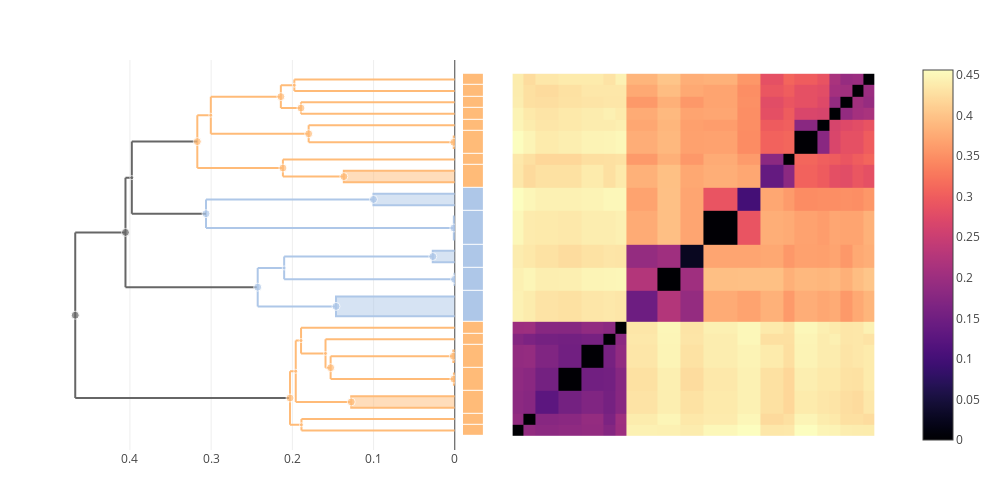

The notebook cell saved with this chart:
### Code cell
plot(multi_clustermap(cdata, trees["all"]))

### Figure 1 — Plotly figure (JSON) as saved in the notebook; plotly's stock layout.template omitted (floating-point values rounded to 4 significant figures; data arrays with more than 128 entries replaced by an {"elided": "..."} marker saying what was removed)
{"data": [{"colorscale": {"elided": "256x2 mixed values"}, "type": "heatmap", "x": [0.5, 1.5, 2.5, 4.5, 6.5, 8.5, 9.5, 10.5, 13.23, 15.23, 17.23, 20.23, 22.23, 24.23, 25.23, 27.23, 28.23, 29.23, 30.23, 31.23, 32.23], "y": [0.5, 1.5, 2.5, 4.5, 6.5, 8.5, 9.5, 10.5, 13.23, 15.23, 17.23, 20.23, 22.23, 24.23, 25.23, 27.23, 28.23, 29.23, 30.23, 31.23, 32.23], "z": {"elided": "20x20 float values"}}, {"hoverinfo": "skip", "line": {"color": "#FFBB78"}, "mode": "lines", "showlegend": false, "type": "scatter", "x": [0.1888, 0.1888, null, 0.1888, 0, null, 0.1888, 0, null], "xaxis": "x2", "y": [1, 2, null, 1, 1, null, 2, 2, null], "yaxis": "y"}, {"hoverinfo": "skip", "line": {"color": "#666666"}, "mode": "lines", "showlegend": false, "type": "scatter", "x": [0.4055, 0.4055, null, 0.4055, 0.2427, null, 0.4055, 0.3977, null], "xaxis": "x2", "y": [13.55, 23.14, null, 13.55, 13.55, null, 23.14, 23.14, null], "yaxis": "y"}, {"fill": "toself", "hoverinfo": "skip", "line": {"color": "#AEC7E8"}, "mode": "lines", "showlegend": false, "type": "scatter", "x": [0, 0.1462, 0.1462, 0], "xaxis": "x2", "y": [11, 11, 12.73, 12.73], "yaxis": "y"}, {"fill": "toself", "hoverinfo": "skip", "line": {"color": "#AEC7E8"}, "mode": "lines", "showlegend": false, "type": "scatter", "x": [0, 0.1001, 0.1001, 0], "xaxis": "x2", "y": [20.73, 20.73, 21.73, 21.73], "yaxis": "y"}, {"hoverinfo": "skip", "line": {"color": "#666666"}, "mode": "lines", "showlegend": false, "type": "scatter", "x": [0.4673, 0.4673, null, 0.4673, 0.2029, null, 0.4673, 0.4055, null], "xaxis": "x2", "y": [3.844, 18.34, null, 3.844, 3.844, null, 18.34, 18.34, null], "yaxis": "y"}, {"hoverinfo": "skip", "line": {"color": "#FFBB78"}, "mode": "lines", "showlegend": false, "type": "scatter", "x": [0.2142, 0.2142, null, 0.2142, 0.1894, null, 0.2142, 0.1976, null], "xaxis": "x2", "y": [29.23, 31.23, null, 29.23, 29.23, null, 31.23, 31.23, null], "yaxis": "y"}, {"fill": "toself", "hoverinfo": "skip", "line": {"color": "#FFBB78"}, "mode": "lines", "showlegend": false, "type": "scatter", "x": [0, 0.001247, 0.001247, 0], "xaxis": "x2", "y": [25.73, 25.73, 26.73, 26.73], "yaxis": "y"}, {"hoverinfo": "skip", "line": {"color": "#FFBB78"}, "mode": "lines", "showlegend": false, "type": "scatter", "x": [0.1893, 0.1893, null, 0.1893, 0.1592, null, 0.1893, 0, null], "xaxis": "x2", "y": [7.75, 10, null, 7.75, 7.75, null, 10, 10, null], "yaxis": "y"}, {"hoverinfo": "skip", "line": {"color": "#AEC7E8"}, "mode": "lines", "showlegend": false, "type": "scatter", "x": [0.2101, 0.2101, null, 0.2101, 0.000254, null, 0.2101, 0.02712, null], "xaxis": "x2", "y": [14.23, 16.23, null, 14.23, 14.23, null, 16.23, 16.23, null], "yaxis": "y"}, {"fill": "toself", "hoverinfo": "skip", "line": {"color": "#AEC7E8"}, "mode": "lines", "showlegend": false, "type": "scatter", "x": [0, 0.001152, 0.001152, 0], "xaxis": "x2", "y": [17.73, 17.73, 19.73, 19.73], "yaxis": "y"}, {"hoverinfo": "skip", "line": {"color": "#FFBB78"}, "mode": "lines", "showlegend": false, "type": "scatter", "x": [0.317, 0.317, null, 0.317, 0.2116, null, 0.317, 0.3004, null], "xaxis": "x2", "y": [23.98, 28.61, null, 23.98, 23.98, null, 28.61, 28.61, null], "yaxis": "y"}, {"hoverinfo": "skip", "line": {"color": "#FFBB78"}, "mode": "lines", "showlegend": false, "type": "scatter", "x": [0.1976, 0.1976, null, 0.1976, 0, null, 0.1976, 0, null], "xaxis": "x2", "y": [30.73, 31.73, null, 30.73, 30.73, null, 31.73, 31.73, null], "yaxis": "y"}, {"hoverinfo": "skip", "line": {"color": "#AEC7E8"}, "mode": "lines", "showlegend": false, "type": "scatter", "x": [0.3063, 0.3063, null, 0.3063, 0.001152, null, 0.3063, 0.1001, null], "xaxis": "x2", "y": [18.73, 21.23, null, 18.73, 18.73, null, 21.23, 21.23, null], "yaxis": "y"}, {"hoverinfo": "skip", "line": {"color": "#FFBB78"}, "mode": "lines", "showlegend": false, "type": "scatter", "x": [0.2029, 0.2029, null, 0.2029, 0.1888, null, 0.2029, 0.1958, null], "xaxis": "x2", "y": [1.5, 6.188, null, 1.5, 1.5, null, 6.188, 6.188, null], "yaxis": "y"}, {"hoverinfo": "skip", "line": {"color": "#FFBB78"}, "mode": "lines", "showlegend": false, "type": "scatter", "x": [0.3004, 0.3004, null, 0.3004, 0.1799, null, 0.3004, 0.2142, null], "xaxis": "x2", "y": [26.98, 30.23, null, 26.98, 26.98, null, 30.23, 30.23, null], "yaxis": "y"}, {"hoverinfo": "skip", "line": {"color": "#FFBB78"}, "mode": "lines", "showlegend": false, "type": "scatter", "x": [0.1529, 0.1529, null, 0.1529, 0.001066, null, 0.1529, 0.001776, null], "xaxis": "x2", "y": [5.5, 7.5, null, 5.5, 5.5, null, 7.5, 7.5, null], "yaxis": "y"}, {"fill": "toself", "hoverinfo": "skip", "line": {"color": "#FFBB78"}, "mode": "lines", "showlegend": false, "type": "scatter", "x": [0, 0.1366, 0.1366, 0], "xaxis": "x2", "y": [22.73, 22.73, 23.73, 23.73], "yaxis": "y"}, {"fill": "toself", "hoverinfo": "skip", "line": {"color": "#FFBB78"}, "mode": "lines", "showlegend": false, "type": "scatter", "x": [0, 0.001776, 0.001776, 0], "xaxis": "x2", "y": [7, 7, 8, 8], "yaxis": "y"}, {"fill": "toself", "hoverinfo": "skip", "line": {"color": "#AEC7E8"}, "mode": "lines", "showlegend": false, "type": "scatter", "x": [0, 0.000254, 0.000254, 0], "xaxis": "x2", "y": [13.73, 13.73, 14.73, 14.73], "yaxis": "y"}, {"hoverinfo": "skip", "line": {"color": "#FFBB78"}, "mode": "lines", "showlegend": false, "type": "scatter", "x": [0.1799, 0.1799, null, 0.1799, 0.001247, null, 0.1799, 0, null], "xaxis": "x2", "y": [26.23, 27.73, null, 26.23, 26.23, null, 27.73, 27.73, null], "yaxis": "y"}, {"hoverinfo": "skip", "line": {"color": "#FFBB78"}, "mode": "lines", "showlegend": false, "type": "scatter", "x": [0.2116, 0.2116, null, 0.2116, 0.1366, null, 0.2116, 0, null], "xaxis": "x2", "y": [23.23, 24.73, null, 23.23, 23.23, null, 24.73, 24.73, null], "yaxis": "y"}, {"hoverinfo": "skip", "line": {"color": "#FFBB78"}, "mode": "lines", "showlegend": false, "type": "scatter", "x": [0.1958, 0.1958, null, 0.1958, 0.1275, null, 0.1958, 0.1893, null], "xaxis": "x2", "y": [3.5, 8.875, null, 3.5, 3.5, null, 8.875, 8.875, null], "yaxis": "y"}, {"fill": "toself", "hoverinfo": "skip", "line": {"color": "#AEC7E8"}, "mode": "lines", "showlegend": false, "type": "scatter", "x": [0, 0.02712, 0.02712, 0], "xaxis": "x2", "y": [15.73, 15.73, 16.73, 16.73], "yaxis": "y"}, {"hoverinfo": "skip", "line": {"color": "#AEC7E8"}, "mode": "lines", "showlegend": false, "type": "scatter", "x": [0.2427, 0.2427, null, 0.2427, 0.1462, null, 0.2427, 0.2101, null], "xaxis": "x2", "y": [11.87, 15.23, null, 11.87, 11.87, null, 15.23, 15.23, null], "yaxis": "y"}, {"hoverinfo": "skip", "line": {"color": "#666666"}, "mode": "lines", "showlegend": false, "type": "scatter", "x": [0.3977, 0.3977, null, 0.3977, 0.3063, null, 0.3977, 0.317, null], "xaxis": "x2", "y": [19.98, 26.29, null, 19.98, 19.98, null, 26.29, 26.29, null], "yaxis": "y"}, {"fill": "toself", "hoverinfo": "skip", "line": {"color": "#FFBB78"}, "mode": "lines", "showlegend": false, "type": "scatter", "x": [0, 0.1275, 0.1275, 0], "xaxis": "x2", "y": [3, 3, 4, 4], "yaxis": "y"}, {"hoverinfo": "skip", "line": {"color": "#FFBB78"}, "mode": "lines", "showlegend": false, "type": "scatter", "x": [0.1894, 0.1894, null, 0.1894, 0, null, 0.1894, 0, null], "xaxis": "x2", "y": [28.73, 29.73, null, 28.73, 28.73, null, 29.73, 29.73, null], "yaxis": "y"}, {"fill": "toself", "hoverinfo": "skip", "line": {"color": "#FFBB78"}, "mode": "lines", "showlegend": false, "type": "scatter", "x": [0, 0.001066, 0.001066, 0], "xaxis": "x2", "y": [5, 5, 6, 6], "yaxis": "y"}, {"hoverinfo": "skip", "line": {"color": "#FFBB78"}, "mode": "lines", "showlegend": false, "type": "scatter", "x": [0.1592, 0.1592, null, 0.1592, 0.1529, null, 0.1592, 0, null], "xaxis": "x2", "y": [6.5, 9, null, 6.5, 6.5, null, 9, 9, null], "yaxis": "y"}, {"customdata": [[54, 2, "amyloliquefaciens"], [68, 25, "(mixed)"], [50, 4, "velezensis"], [69, 35, "(mixed)"], [47, 2, "velezensis"], [62, 4, "amyloliquefaciens"], [43, 2, "amyloliquefaciens"], [55, 6, "amyloliquefaciens"], [60, 4, "velezensis"], [42, 5, "velezensis"], [66, 10, "amyloliquefaciens"], [65, 7, "velezensis"], [59, 10, "amyloliquefaciens"], [64, 7, "amyloliquefaciens"], [51, 4, "amyloliquefaciens"], [49, 2, "amyloliquefaciens"], [44, 2, "amyloliquefaciens"], [58, 2, "amyloliquefaciens"], [37, 2, "velezensis"], [53, 3, "amyloliquefaciens"], [61, 3, "amyloliquefaciens"], [57, 8, "amyloliquefaciens"], [45, 2, "velezensis"], [63, 8, "velezensis"], [67, 17, "(mixed)"], [48, 2, "amyloliquefaciens"], [56, 2, "amyloliquefaciens"], [41, 2, "amyloliquefaciens"], [52, 5, "amyloliquefaciens"]], "hovertemplate": "ID: %{customdata[0]}<br>\nHeight: %{x:.3f}<br>\nGenome count: %{customdata[1]}\n<br>\n%{customdata[2]}\n<extra></extra>", "marker": {"color": ["#FFBB78", "#666666", "#AEC7E8", "#666666", "#AEC7E8", "#FFBB78", "#FFBB78", "#FFBB78", "#AEC7E8", "#AEC7E8", "#FFBB78", "#AEC7E8", "#FFBB78", "#FFBB78", "#FFBB78", "#FFBB78", "#FFBB78", "#FFBB78", "#AEC7E8", "#FFBB78", "#FFBB78", "#FFBB78", "#AEC7E8", "#AEC7E8", "#666666", "#FFBB78", "#FFBB78", "#FFBB78", "#FFBB78"], "size": [4, 8, 8, 8, 8, 8, 8, 4, 4, 8, 8, 8, 8, 4, 8, 8, 8, 4, 8, 8, 8, 4, 8, 8, 4, 8, 8, 8, 4]}, "mode": "markers", "showlegend": false, "type": "scatter", "x": [0.1888, 0.4055, 0.1462, 0.4673, 0.1001, 0.2142, 0.001247, 0.1893, 0.2101, 0.001152, 0.317, 0.3063, 0.2029, 0.3004, 0.1529, 0.1366, 0.001776, 0.1976, 0.000254, 0.1799, 0.2116, 0.1958, 0.02712, 0.2427, 0.3977, 0.1275, 0.1894, 0.001066, 0.1592], "xaxis": "x2", "y": [1.5, 18.34, 11.87, 11.09, 21.23, 30.23, 26.23, 8.875, 15.23, 18.73, 26.29, 19.98, 3.844, 28.61, 6.5, 23.23, 7.5, 31.23, 14.23, 26.98, 23.98, 6.188, 16.23, 13.55, 23.14, 3.5, 29.23, 5.5, 7.75], "yaxis": "y"}, {"colorscale": [[0, "#666666"], [0.1, "#AEC7E8"], [0.2, "#FFBB78"], [0.3, "#98DF8A"], [0.4, "#FF9896"], [0.5, "#C5B0D5"], [0.6, "#C49C94"], [0.7, "#F7B6D2"], [0.8, "#C7C7C7"], [0.9, "#DBDB8D"], [1, "#9EDAE5"]], "customdata": [[["Genome 30", "amyloliquefaciens"]], [["Genome 35", "amyloliquefaciens"]], [["ID 48", "amyloliquefaciens"]], [["ID 41", "amyloliquefaciens"]], [["ID 44", "amyloliquefaciens"]], [["Genome 20", "amyloliquefaciens"]], [["Genome 32", "amyloliquefaciens"]], [["ID 50", "velezensis"]], [["ID 37", "velezensis"]], [["ID 45", "velezensis"]], [["ID 42", "velezensis"]], [["ID 47", "velezensis"]], [["ID 49", "amyloliquefaciens"]], [["Genome 34", "amyloliquefaciens"]], [["ID 43", "amyloliquefaciens"]], [["Genome 29", "amyloliquefaciens"]], [["Genome 21", "amyloliquefaciens"]], [["Genome 27", "amyloliquefaciens"]], [["Genome 24", "amyloliquefaciens"]], [["Genome 33", "amyloliquefaciens"]]], "hovertemplate": "%{customdata[0]} <br>\n%{customdata[1]}\n<extra></extra>\n", "showscale": false, "type": "heatmap", "xaxis": "x3", "y": [0.5, 1.5, 2.5, 4.5, 6.5, 8.5, 9.5, 10.5, 13.23, 15.23, 17.23, 20.23, 22.23, 24.23, 25.23, 27.23, 28.23, 29.23, 30.23, 31.23, 32.23], "ygap": 1, "z": [[2], [2], [2], [2], [2], [2], [2], [1], [1], [1], [1], [1], [2], [2], [2], [2], [2], [2], [2], [2]], "zmax": 10, "zmin": 0}], "layout": {"height": 500, "hovermode": "closest", "margin": {"b": 50, "l": 50, "r": 50, "t": 60}, "showlegend": false, "width": 1000, "xaxis": {"constrain": "domain", "domain": [0.5215, 1], "scaleanchor": "y", "visible": false}, "xaxis2": {"autorange": "reversed", "domain": [0, 0.4785], "rangemode": "nonnegative"}, "xaxis3": {"domain": [0.488, 0.512], "fixedrange": true, "visible": false}, "yaxis": {"scaleanchor": "x", "visible": false}}}
